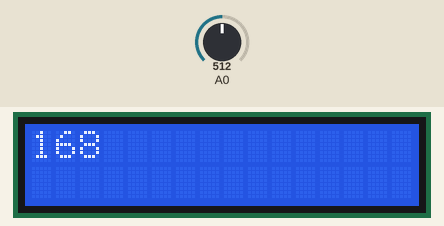
Simulated run of this sketch. Board: Arduino Uno, built with avr-gcc and run on an emulated ATmega328P. On the bench: 16×2 character LCD. Inputs (shaded band) come from the test bench; at power-on: A0 = 512. What the sketch prints to the serial monitor is not drawn.

Above: at 1.2 s.
1.3 s: A0 set to 716
At 1.65 s:
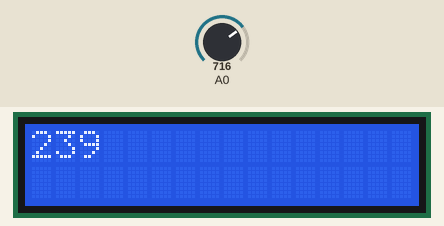
2.9 s: A0 set to 320
At 3.52 s:
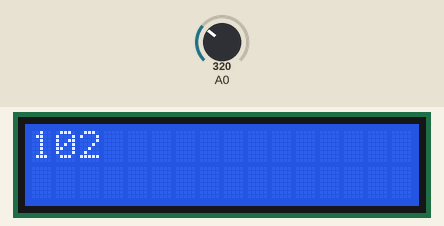
4.5 s: A0 set to 305
At 4.82 s:
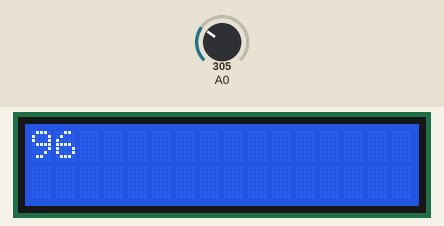
6.1 s: A0 set to 900
At 6.44 s:
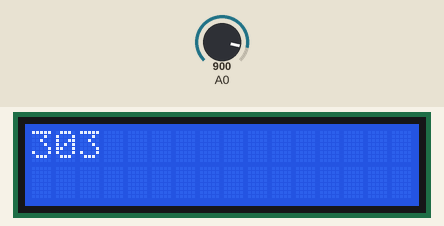
Timing chart, 0 to 8.7 s (numbered marks = the images above; inputs shaded):
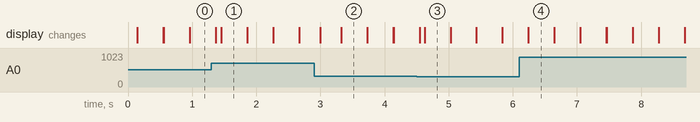

Measured:
- after the input at 1.3 s, the display: first differs from a run without the input after 0.15 s (image 1)
- after the input at 2.9 s, the display: changes after 0.10 s (image 2)
- after the input at 4.5 s, the display: first differs from a run without the input after 0.13 s (image 3)
- after the input at 6.1 s, the display: first differs from a run without the input after 0.14 s (image 4)
- what the display in image 1 shows lasts 0.4 s, from 1.5 s to 1.9 s

The sketch:

photo_read_with_map.ino
```cpp
int PhotoRead; // 0, 255  29,825
int Shift;
#include <Wire.h>
#include <LiquidCrystal_I2C.h>
LiquidCrystal_I2C lcd(0x27, 16, 2);
void setup() {

Serial.begin(9600);
lcd.begin();

  lcd.backlight();

}

void loop() {
PhotoRead = analogRead(0);
lcd.print(Shift);
Shift= map(PhotoRead,26,760,0,255);

Serial.print("PhotoRead:");
Serial.print(PhotoRead );
Serial.print("    ");
Serial.print("Shift:");
Serial.println(Shift);
delay(75);

lcd.clear();

}
```
